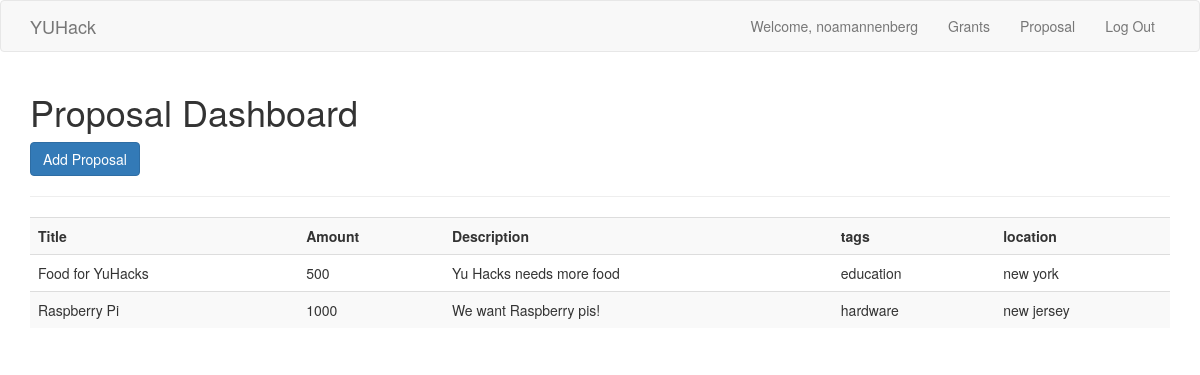
The app's page /pdash (signed in) with its own data.
### application.py (models this page shows)
class Props(db.Model):
	__tablename__ = 'proposals'
	id = db.Column('id', db.Integer, nullable = False, primary_key = True, unique = True)
	userid = db.Column('userid', db.Integer, nullable = False)
	title = db.Column('title', db.String(), nullable = False)
	amount = db.Column('amount', db.Integer, nullable = False)
	description = db.Column('description', db.String(), nullable = False, )
	tags = db.Column('tags', db.String(), nullable = False)
	location = db.Column('location', db.String(), nullable = False)

### application.py (the view)
@app.route('/pdash')
@login_required
def pdash():
	results = Props.query.filter_by(userid = session['id']).all()
	return render_template('pdash.html', props=results)

### application.py (called while the page is built)
def login_required(f):
    @wraps(f)
    def decorated_function(*args, **kwargs):
        if not 'logged_in' in session:
            return redirect(url_for('login', next=request.url))
        return f(*args, **kwargs)
    return decorated_function

### templates/pdash.html
{% extends 'layout.html' %}
{% block body %}
<header id="header">
	<div class="container">
		<h1>Proposal Dashboard</h1>
	</div>
</header>
<div class="container">
	<a class="btn btn-primary" href="/pdash_add">Add Proposal</a>
	<hr>
	{% if props|length > 0 %}
		<table class="table table-striped">
			<tr>
				<th>Title</th>
				<th>Amount</th>
				<th>Description</th>
				<th>tags</th>
				<th>location</th>
			</tr>
			{% for prop in props %}
				<tr>
					<td>{{prop.title}}</td>
					<td>{{prop.amount}}</td>
					<td>{{prop.description}}</td>
					<td>{{prop.tags}}</td>
					<td>{{prop.location}}</td>
				</tr>
			{% endfor %}
		</table>
	{% endif %}
</div>
{% endblock %}

### templates/layout.html (shortened to what this page needs)
<!DOCTYPE html>
<html>
	<head>
	</head>
	<body>
		{% include 'includes/_navbar.html' %}
		{% block body %}{% endblock %}
	</body>
</html>

### templates/includes/_navbar.html (shortened to what this page needs)
<nav class="navbar navbar-default">
  <div class="container">
    <div class="navbar-header">
      <a class="navbar-brand" href="/">YUHack</a>
    </div>
    <div id="navbar" class="collapse navbar-collapse">
      <ul class="nav navbar-nav navbar-right">
        {% if session.logged_in %}
        <li><a>Welcome, {{session.username}}</a></li>
        <li><a href="/gdash">Grants</a></li>
        <li><a href="/pdash">Proposal</a></li>
        <li><a href="/logout">Log Out</a></li>
        {% else %}
          <li> <a href="/register">Register</a></li>
          <li><a href="/login">Log In</a></li>
        {% endif %}
      </ul>
    </div>
  </div>
</nav>

### records on screen
Props: title "Food for YuHacks", amount "500", description "Yu Hacks needs more food", tags "education", location "new york"
Props: title "Raspberry Pi", amount "1000", description "We want Raspberry pis!", tags "hardware", location "new jersey"

### other values on screen
{{ session.username }} "noamannenberg"
